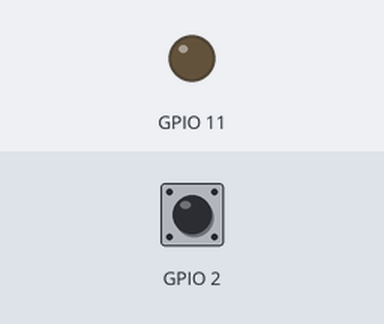
A program run on a simulated Raspberry Pi (BCM pin numbers). Parts: output pins drawn as LEDs (lit = HIGH). The test bench sets the inputs (shaded band); at power-on: GPIO 2 HIGH.

Above: at 1.2 s.
1.3 s: GPIO 2 pulled LOW for 0.15 s
At 2.2 s:
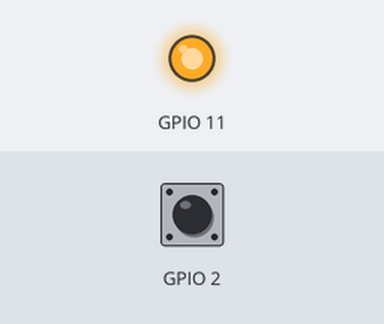
2.9 s: GPIO 2 pulled LOW for 1 s
At 3.4 s:
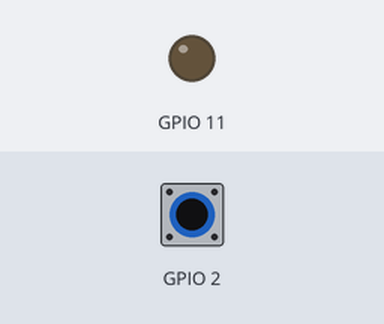
5.4 s: GPIO 2 pulled LOW for 3.2 s
At 6.5 s:
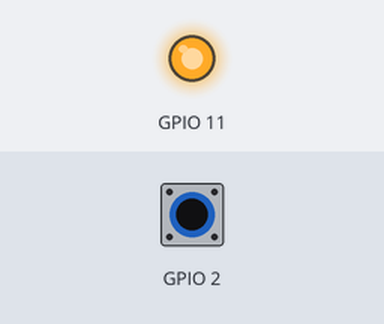
Timing chart, 0 to 8.4 s (numbered marks = the images above; inputs shaded):
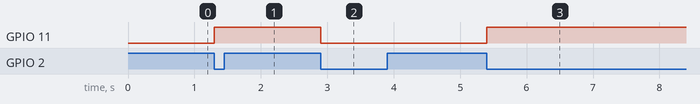

The program:

push_event_led.py
```python
#!/usr/bin/env python

from time import sleep
import os
import RPi.GPIO as GPIO

GPIO.setmode(GPIO.BCM)
GPIO.setup( 2, GPIO.IN)
GPIO.setup(11, GPIO.OUT, initial=GPIO.LOW )

led_on = False

while True:
    #GPIO.input( 2 ) == False when pressed
    GPIO.wait_for_edge(2, GPIO.FALLING)
    led_on = not led_on
    GPIO.output( 11, led_on )

#Turn it off to leave it off
GPIO.output( 11, False )
GPIO.cleanup()
```

Measured:
- after the input at 1.3 s, GPIO 11: LOW → HIGH at once
- after the input at 2.9 s, GPIO 11: HIGH → LOW at once
- after the input at 5.4 s, GPIO 11: LOW → HIGH at once
